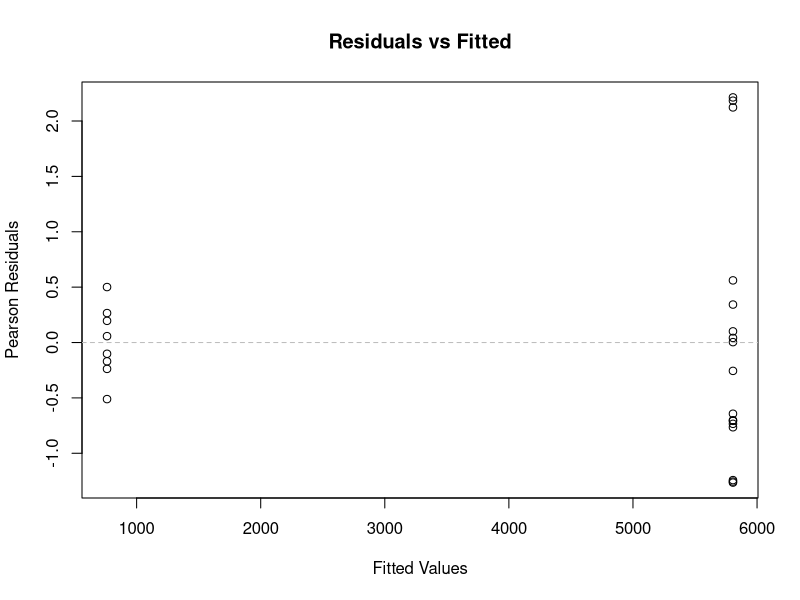
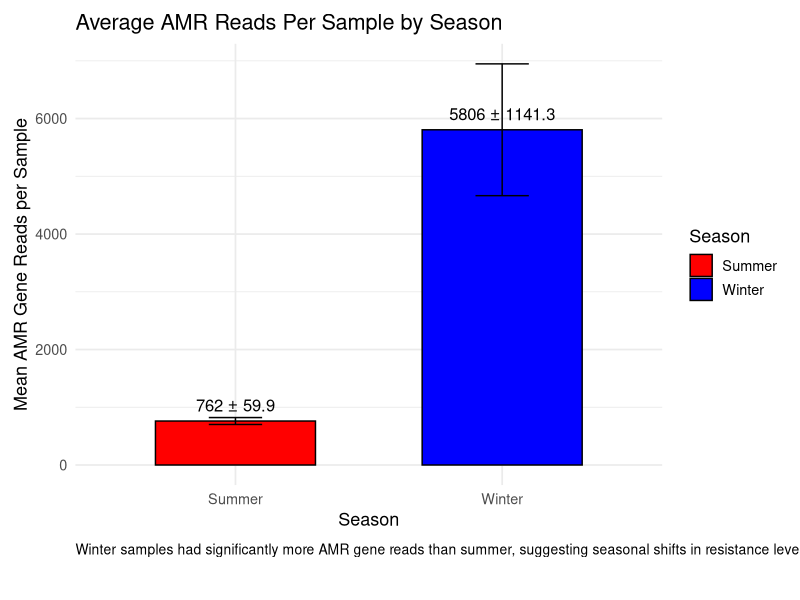
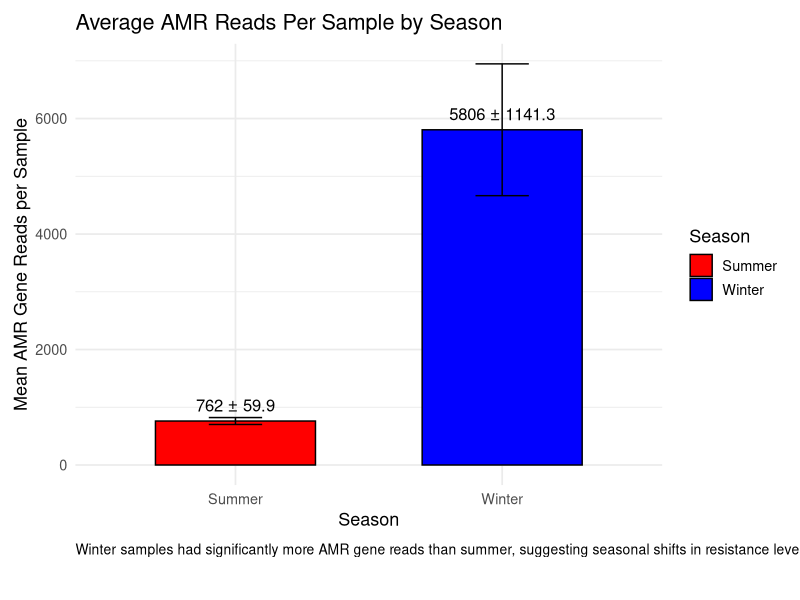

Recreate these plots in R, in order.
## ---- chunk 1
# load data
dataset <- read.csv("combined_amr_results_seasons.csv") 
## ---- chunk 2
# Load necessary libraries
library(MASS)
library(ggplot2)
library(dplyr)

# Read in your dataset
df <- read.csv("combined_amr_results_seasons.csv")

# Remove rows with missing values in key columns
df_clean <- df %>%
  filter(!is.na(num_reads), !is.na(Season), !is.na(sample_name))

# Sum total reads per sample, grouped by season
df_summary <- df_clean %>%
  group_by(sample_name, Season) %>%
  summarise(total_reads = sum(num_reads), .groups = "drop")

# Fit a negative binomial model to test for seasonal differences
glm_nb <- glm.nb(total_reads ~ Season, data = df_summary)

# Display the model results
summary(glm_nb)

# Plot residuals to check model fit
res <- residuals(glm_nb, type = "pearson")
fitted_vals <- predict(glm_nb, type = "response")

plot(fitted_vals, res,
     main = "Residuals vs Fitted",
     xlab = "Fitted Values",
     ylab = "Pearson Residuals")
abline(h = 0, lty = 2, col = "gray")

# Calculate mean and standard error by season
df_plot <- df_summary %>%
  group_by(Season) %>%
  summarise(mean_reads = mean(total_reads),
            se = sd(total_reads) / sqrt(n()))

# Create the bar plot
p <- ggplot(df_plot, aes(x = Season, y = mean_reads, fill = Season)) +
  geom_bar(stat = "identity", color = "black", width = 0.6) +
  geom_errorbar(aes(ymin = mean_reads - se, ymax = mean_reads + se), width = 0.2) +
  geom_text(aes(label = paste0(round(mean_reads), " ± ", round(se, 1))),
            vjust = -0.8, size = 4.2) +
  labs(
    title = "Average AMR Reads Per Sample by Season",
    y = "Mean AMR Gene Reads per Sample",
    x = "Season",
    fill = "Season",
    caption = "Winter samples had significantly more AMR gene reads than summer, suggesting seasonal shifts in resistance levels."
  ) +
  scale_fill_manual(values = c("Summer" = "red", "Winter" = "blue")) +
  theme_minimal(base_size = 13) +
  theme(
    plot.caption = element_text(hjust = 0, size = 10, margin = margin(t = 10)),
    plot.margin = margin(t = 10, r = 10, b = 30, l = 10)
  )

# Save the plot as a PNG file
ggsave("barplot_amr_reads_by_season.png", plot = p, width = 8, height = 6, dpi = 300)

# Show the plot in the viewer
print(p)

